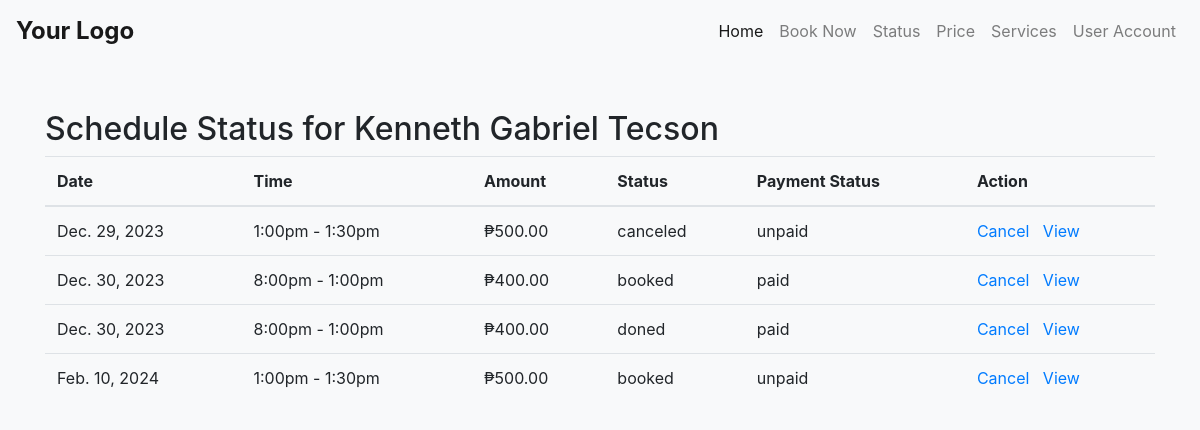
The page /schedule-status_1.php (signed in) on the database as committed earlier.
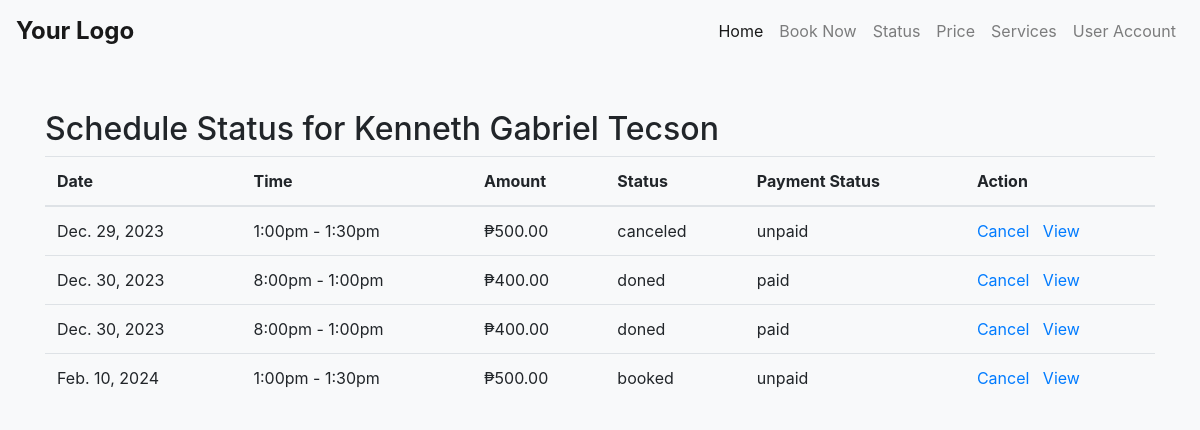
The same page on the database as committed later.
### tables this page shows
CREATE TABLE `car_emission` (
  `id` int(11) NOT NULL,
  `event_id` int(11) NOT NULL,
  `user_id` int(11) NOT NULL,
  `plate_number` varchar(20) NOT NULL,
  `customer_email` varchar(255) NOT NULL,
  `customer_first_name` varchar(255) NOT NULL,
  `customer_middle_name` varchar(255) DEFAULT NULL,
  `customer_last_name` varchar(255) NOT NULL,
  `address` varchar(255) DEFAULT NULL,
  `status` varchar(20) NOT NULL,
  `app_date` datetime DEFAULT NULL,
  `vehicle_cr_no` varchar(50) DEFAULT NULL,
  `vehicle_or_no` varchar(50) DEFAULT NULL,
  `first_reg_date` date DEFAULT NULL,
  `year_model` varchar(10) DEFAULT NULL,
  `fuel_type` varchar(50) DEFAULT NULL,
  `purpose` varchar(50) DEFAULT NULL,
  `mv_type` varchar(50) DEFAULT NULL,
  `region` varchar(50) DEFAULT NULL,
  `mv_file_no` varchar(50) DEFAULT NULL,
  `classification` varchar(50) DEFAULT NULL,
  `payment_date` datetime DEFAULT NULL,
  `petc_or` varchar(50) DEFAULT NULL,
  `amount` decimal(10,2) DEFAULT NULL,
  `organization` varchar(100) DEFAULT NULL,
  `engine` varchar(50) DEFAULT NULL,
  `chassis` varchar(50) DEFAULT NULL,
  `make` varchar(50) DEFAULT NULL,
  `series` varchar(50) DEFAULT NULL,
  `color` varchar(50) DEFAULT NULL,
  `gross_weight` decimal(10,2) DEFAULT NULL,
  `net_capacity` decimal(10,2) DEFAULT NULL,
  `cec_number` varchar(50) DEFAULT NULL,
  `mvect_operator` varchar(50) DEFAULT NULL,
  `car_picture` varchar(255) NOT NULL,
  `paymentMethod` varchar(50) NOT NULL,
  `paymentStatus` varchar(50) NOT NULL,
  `ticketing_id` varchar(20) NOT NULL,
  `reference_number` varchar(50) DEFAULT NULL,
  `date_tested` datetime DEFAULT NULL,
  `smurf_admin_id` int(11) DEFAULT NULL
);

CREATE TABLE `schedule_list` (
  `id` int(30) NOT NULL,
  `title` text NOT NULL,
  `description` text NOT NULL,
  `qty_of_person` int(23) NOT NULL,
  `reserve_count` int(23) NOT NULL DEFAULT 0,
  `price_3` decimal(10,2) NOT NULL DEFAULT 0.00,
  `price_2` decimal(10,2) NOT NULL,
  `price_1` decimal(10,2) NOT NULL DEFAULT 0.00,
  `start_datetime` datetime NOT NULL,
  `end_datetime` datetime DEFAULT NULL,
  `availability` varchar(10) NOT NULL DEFAULT 'available'
);

### schedule-status_1.php (the view, shortened to what this page needs)
<?php
include("partials/navbar.php");
include("connect/connection.php");
$customerEmail = $_SESSION['email'];
$customerQuery = $connect->prepare("SELECT first_name, middle_name, last_name FROM login WHERE email = ?");
$customerQuery->bind_param("s", $customerEmail);
$customerQuery->execute();
$customerResult = $customerQuery->get_result();
$customerDetails = $customerResult->fetch_assoc();
$bookingQuery = $connect->prepare("SELECT ce.*, sl.start_datetime, sl.end_datetime FROM car_emission ce
    JOIN schedule_list sl ON ce.event_id = sl.id
    WHERE ce.customer_email = ?");
$bookingQuery->bind_param("s", $customerEmail);
$bookingQuery->execute();
$bookingResult = $bookingQuery->get_result();
?>
<!DOCTYPE html>
<html lang="en">
<head>
</head>
<body class="bg-light">
    <div class="container py-5">
        <h2>Schedule Status for <?php echo $customerDetails['first_name'] . ' ' . $customerDetails['last_name']; ?></h2>
        <?php if ($bookingResult->num_rows > 0) { ?>
            <table class="table">
                <thead>
                    <tr>
                    <th>Date</th>
                        <th>Time</th>
                        <th>Amount</th>
                        <th>Status</th>
                        <th>Payment Status</th>
                        <th>Action</th>
                    </tr>
                </thead>
                <tbody>
                    <?php while ($booking = $bookingResult->fetch_assoc()) { ?>
                        <tr>
                        <td><?php echo date('M. j, Y', strtotime($booking['start_datetime'])); ?></td>
                            <td>
                                <?php
                                    $startTime = date('g:ia', strtotime($booking['start_datetime']));
                                    $endTime = date('g:ia', strtotime($booking['end_datetime']));
                                    echo $startTime . ' - ' . $endTime;
                                ?>
                            </td>
                            <td><?php echo "₱". $booking['amount']; ?></td>
                            <td><?php echo $booking['status']; ?></td>
                            <td><?php echo $booking['paymentStatus']; ?></td>
                            <td><a href="cancel-booking.php?id=<?php echo $booking['id']; ?>">Cancel</a>
                           <a href="view-booking.php?id=<?php echo $booking['id']; ?>">View</a>
                            </td>
                        </tr>
                    <?php } ?>
                </tbody>
            </table>
        <?php } else { ?>
            <p>No bookings found.</p>
        <?php } ?>
    </div>
</body>
</html>

Rows that differ between the two databases and show on the page:
changed car_emission (number 2 of 4 on the later page): status "booked" → "doned"
